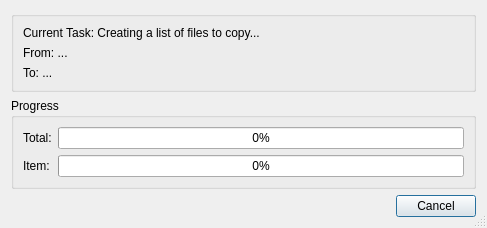
<?xml version="1.0" encoding="UTF-8"?>
<ui version="4.0">
 <class>FileTransferDialog</class>
 <widget class="QDialog" name="FileTransferDialog">
  <property name="geometry">
   <rect>
    <x>0</x>
    <y>0</y>
    <width>487</width>
    <height>207</height>
   </rect>
  </property>
  <property name="windowTitle">
   <string>File Transfer</string>
  </property>
  <property name="sizeGripEnabled">
   <bool>true</bool>
  </property>
  <layout class="QVBoxLayout" name="verticalLayout_3">
   <item>
    <widget class="QGroupBox" name="groupBox">
     <property name="title">
      <string/>
     </property>
     <layout class="QVBoxLayout" name="verticalLayout">
      <item>
       <widget class="QLabel" name="label_task">
        <property name="text">
         <string>Current Task: Creating a list of files to copy...</string>
        </property>
       </widget>
      </item>
      <item>
       <widget class="QLabel" name="label_source">
        <property name="text">
         <string>From: ...</string>
        </property>
       </widget>
      </item>
      <item>
       <widget class="QLabel" name="label_target">
        <property name="text">
         <string>To: ...</string>
        </property>
       </widget>
      </item>
     </layout>
    </widget>
   </item>
   <item>
    <widget class="QGroupBox" name="groupBox_2">
     <property name="title">
      <string>Progress</string>
     </property>
     <layout class="QHBoxLayout" name="horizontalLayout">
      <item>
       <layout class="QVBoxLayout" name="verticalLayout_2">
        <item>
         <widget class="QLabel" name="label_progress_total">
          <property name="text">
           <string>Total:</string>
          </property>
         </widget>
        </item>
        <item>
         <widget class="QLabel" name="label_progress_current">
          <property name="text">
           <string>Item:</string>
          </property>
         </widget>
        </item>
       </layout>
      </item>
      <item>
       <layout class="QVBoxLayout" name="verticalLayout_4">
        <item>
         <widget class="QProgressBar" name="progress_total">
          <property name="value">
           <number>0</number>
          </property>
         </widget>
        </item>
        <item>
         <widget class="QProgressBar" name="progress_current">
          <property name="value">
           <number>0</number>
          </property>
         </widget>
        </item>
       </layout>
      </item>
     </layout>
    </widget>
   </item>
   <item>
    <widget class="QDialogButtonBox" name="button_box">
     <property name="standardButtons">
      <set>QDialogButtonBox::Cancel</set>
     </property>
    </widget>
   </item>
  </layout>
 </widget>
 <resources/>
 <connections/>
</ui>
